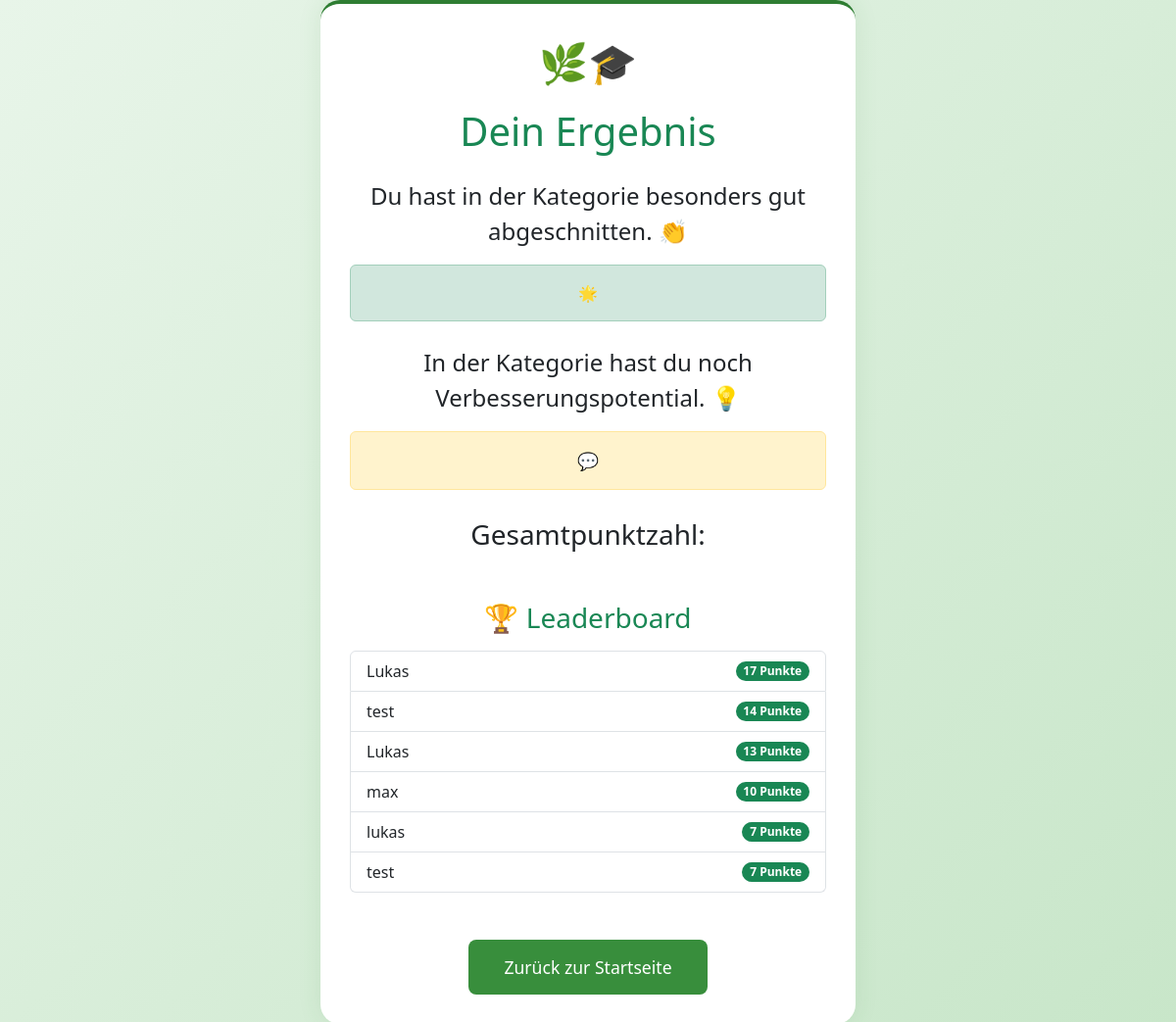
The app's page /results/ with its own data.
### quiz/models.py (models this page shows, shortened)
class UserScore(models.Model):
    name = models.CharField(max_length=100)
    total_score = models.IntegerField()
    include_in_leaderboard = models.BooleanField(default=True)

### quiz/views.py (the view)
# urls.py: path('results/', views.results, name="results"),
def results(request):
    leaderboard = UserScore.objects.all().order_by('-total_score')  # Sortiere nach der Gesamtpunktzahl, absteigend
    context = {
        'leaderboard': leaderboard
    }
    return render(request, 'quiz/results.html', context)

### quiz/templates/quiz/results.html (shortened to what this page needs)
<!DOCTYPE html>
<html lang="de">
<head>
    {% load static %}
    <link href="https://cdn.jsdelivr.net/npm/bootstrap@5.3.0/dist/css/bootstrap.min.css" rel="stylesheet">
</head>
<body>
    <div class="container">
        <div class="row justify-content-center">
            <div class="col-md-8 col-lg-6">
                <div class="result-container">
                    <div class="text-center mb-4">
                        <div class="mb-3">
                            <span style="font-size: 2.5rem;">🌿🎓</span>
                        </div>
                        <h1 class="text-success mb-3">Dein Ergebnis</h1>
                    </div>
                    <div class="text-center">
                        <p class="fs-4">Du hast in der Kategorie <strong id="best-category"></strong> besonders gut
                            abgeschnitten. 👏</p>
                        <div id="praise" class="alert alert-success">
                            🌟 {{ praise }}
                        </div>
                        <p class="fs-4 mt-4">In der Kategorie <strong id="worst-category"></strong> hast du noch
                            Verbesserungspotential. 💡</p>
                        <div id="tip" class="alert alert-warning alert-custom">
                            💬 {{ tip }}
                        </div>
                        <p class="fs-3 mt-4">Gesamtpunktzahl: <strong id="total-score"></strong></p>
                    </div>
                    <h3 class="mt-5 text-success text-center">🏆 Leaderboard</h3>
                    <ul id="leaderboard" class="list-group mt-3">
                        {% for user in leaderboard %}
                        <li class="list-group-item d-flex justify-content-between align-items-center">
                            {{ user.name }}
                            <span class="badge bg-success rounded-pill">{{ user.total_score }} Punkte</span>
                        </li>
                        {% endfor %}
                    </ul>
                    <div class="text-center mt-5">
                        <a href="{% url 'index' %}" class="btn btn-eco btn-lg">Zurück zur Startseite</a>
                    </div>
                </div>
            </div>
        </div>
    </div>
</body>
</html>

### quiz/templates/quiz/results.html (style rules this page uses)
body { background-color: #f0faf0; min-height: 100vh; display: flex; align-items: center; background-image: linear-gradient(135deg, #e8f5e9 0%, #c8e6c9 100%); }
.result-container { background-color: white; border-radius: 20px; box-shadow: 0 0 25px rgba(46, 125, 50, 0.1); border-top: 4px solid #2e7d32; padding: 30px; }
.btn-eco { background-color: #388e3c; color: white; padding: 14px 35px; font-size: 1.1rem; transition: all 0.3s ease; }
.alert-custom { font-size: 1.1rem; }

### records on screen
UserScore: name "Lukas", total_score "17"
UserScore: name "test", total_score "14"
UserScore: name "Lukas", total_score "13"
UserScore: name "max", total_score "10"
UserScore: name "lukas", total_score "7"
UserScore: name "test", total_score "7"
